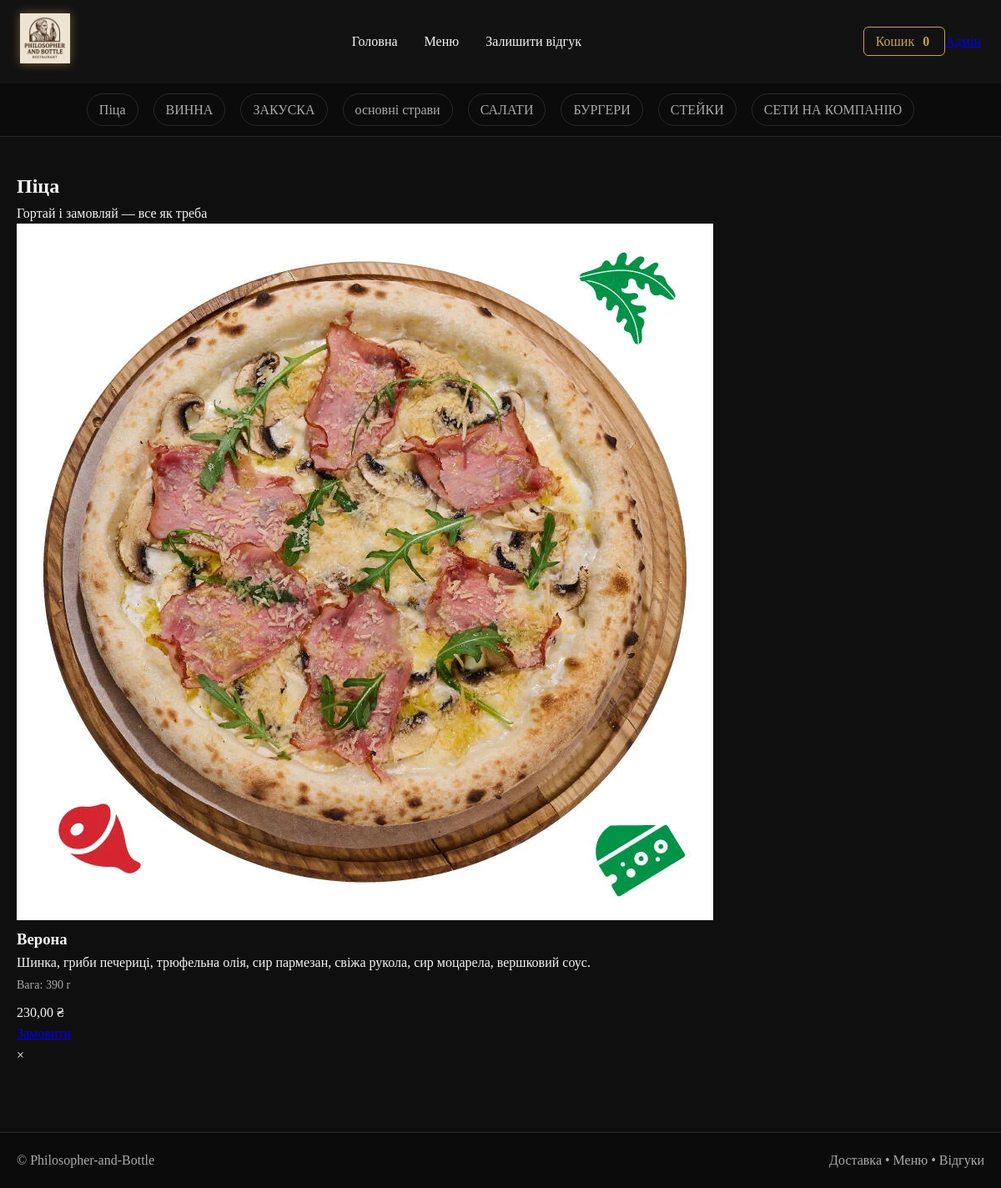
Page /category/1/ on the committed database.
### menu/models.py (models this page shows, shortened)
class Category(models.Model):
    title = models.CharField(max_length=200)
    class Meta:
        verbose_name = "Категорія"
        verbose_name_plural = "Категорії"

class Dish(models.Model):
    title = models.CharField(max_length=100)
    description = models.TextField(blank=True)
    price = models.DecimalField(max_digits=8, decimal_places=2)
    weight = models.PositiveIntegerField(default=0)
    category = models.ForeignKey(Category, on_delete=models.CASCADE, related_name='dishes')
    image = models.ImageField(upload_to="dishes/", blank=True, null=True)
    available = models.BooleanField(default=True)
    class Meta:
        verbose_name = "Страва"
        verbose_name_plural = "Страви"

### menu/views.py (the view)
# urls.py: path('category/<int:id>/', views.category_view, name='category'),
def category_view(request, id):
    category = get_object_or_404(Category, id=id)
    categories = Category.objects.all()
    dishes = Dish.objects.filter(category=category)
    return render(request, 'menu/category.html', {
        'category': category,
        'categories': categories,
        'dishes': dishes,
    })

### menu/templates/menu/category.html (shortened to what this page needs)
{% extends 'menu/base.html' %}
{% block content %}
<section class="category-page">
  <div class="category-header">
    <h1>{{ category.title }}</h1>
    <p class="category-sub">Гортай і замовляй — все як треба</p>
  </div>
  <div class="products-grid">
    {% for dish in dishes %}
      <article class="card zoom-card">
        <div class="card-media">
          {% if dish.image %}
            <img src="{{ dish.image.url }}" alt="{{ dish.title }}">
          {% else %}
            <div class="img-fallback">Фото</div>
          {% endif %}
        </div>
        <div class="card-body">
          <h3 class="card-title">{{ dish.title }}</h3>
          <p class="card-desc">{{ dish.description|truncatewords:20 }}</p>
          <p class="card-weight"> Вага: {{dish.weight }} r</p>
          <div class="card-meta">
            <div class="price">{{ dish.price }} ₴</div>
            <a href="{% url 'add_to_cart' dish.id %}" class="order-btn">
            </a>
          </div>
        </div>
      </article>
    {% empty %}
      <p class="empty">Тут поки немає страв.</p>
    {% endfor %}
  </div>
</section>
<div class="card-overlay" id="cardOverlay">
  <span class="close-card" id="closeCard">×</span>
</div>
{% endblock %}

### menu/templates/menu/base.html (shortened to what this page needs)
{% load static %}
<!DOCTYPE html>
<html lang="uk">
<head>
  <link rel="stylesheet" href="{% static 'menu/style.css' %}">
</head>
<body>
<header class="site-header">
  <div class="header-top">
    <a href="{% url 'home' %}" class="logo">
      <img src="{% static 'menu/5287253502323265526.jpg' %}" alt="Logo" class="logo-img">
    </a>
    <nav class="top-links">
      <a href="{% url 'home' %}">Головна</a>
      <a href="{% url 'menu' %}">Меню</a>
      <a href="{% url 'checkout' %}">Залишити відгук</a>
    </nav>
    <div class="header-actions">
      <a href="{% url 'cart' %}" class="cart-btn">
        Кошик
        <span class="cart-count">
          {% if request.session.cart %}
            {{ request.session.cart|length }}
          {% else %}
            0
          {% endif %}
        </span>
      </a>
      <a href="/admin/" class="admin-link">Адмін</a>
    </div>
  </div>
  <div id="menu" class="categories-strip">
    {% for c in categories %}
      <a href="{% url 'category' c.id %}" class="cat-item">
        {{ c.title }}
      </a>
    {% endfor %}
  </div>
</header>
<main class="page-content">
  {% block content %}{% endblock %}
</main>
<footer class="site-footer">
  <div class="footer-inner">
    <div>© Philosopher-and-Bottle</div>
    <div>Доставка • Меню • Відгуки</div>
  </div>
</footer>
</body>
</html>

### menu/static/menu/style.css (style rules this page uses)
:root { --bg-main: #0f0f0f; --bg-card: #181818; --bg-header: #121212; --gold: #c9a24d; --gold-soft: #e0c878; --text-main: #f5f5f5; --text-muted: #aaaaaa; --border-dark: #2a2a2a; }
* { margin: 0; padding: 0; box-sizing: border-box; }
body { background: var(--bg-main); color: var(--text-main); font-family: 'Georgia', 'Times New Roman', serif; line-height: 1.6; }
.site-header { background: var(--bg-header); border-bottom: 1px solid var(--border-dark); }
.header-top { max-width: 1200px; margin: auto; padding: 16px 24px; display: flex; align-items: center; justify-content: space-between; }
.logo-img { height: 60px; filter: drop-shadow(0 0 6px rgba(201,162,77,.5)); }
.top-links a { color: var(--text-main); text-decoration: none; margin: 0 14px; font-size: 16px; position: relative; }
.top-links a::after { content: ''; position: absolute; bottom: -4px; left: 0; width: 0; height: 2px; background: var(--gold); transition: .3s; }
.cart-btn { background: transparent; color: var(--gold); border: 1px solid var(--gold); padding: 8px 14px; border-radius: 6px; text-decoration: none; transition: .3s; }
.cart-count { margin-left: 6px; font-weight: bold; }
.card-weight { font-size: 14px; color: #aaa; margin: 4px 0 8px; }
.categories-strip { display: flex; justify-content: center; gap: 18px; padding: 12px; background: #0b0b0b; }
.cat-item { color: var(--text-muted); text-decoration: none; padding: 6px 14px; border-radius: 20px; border: 1px solid var(--border-dark); transition: .3s; }
.page-content { max-width: 1200px; margin: auto; padding: 40px 20px; }
.site-footer { background: #0b0b0b; border-top: 1px solid var(--border-dark); padding: 20px; margin-top: 40px; }
.footer-inner { max-width: 1200px; margin: auto; display: flex; justify-content: space-between; color: var(--text-muted); }

### rows in the picture
Category: title "Піца"
Category: title "ВИННА"
Category: title "ЗАКУСКА"
Category: title "основні страви"
Category: title "САЛАТИ"
Category: title "БУРГЕРИ"
Category: title "СТЕЙКИ"
Category: title "СЕТИ НА КОМПАНІЮ"
Dish: image (picture), title "Верона", description "Шинка, гриби печериці, трюфельна олія, сир пармезан, свіжа рукола, сир моцарела, вершковий соус.", weight "390", price "230,00"
